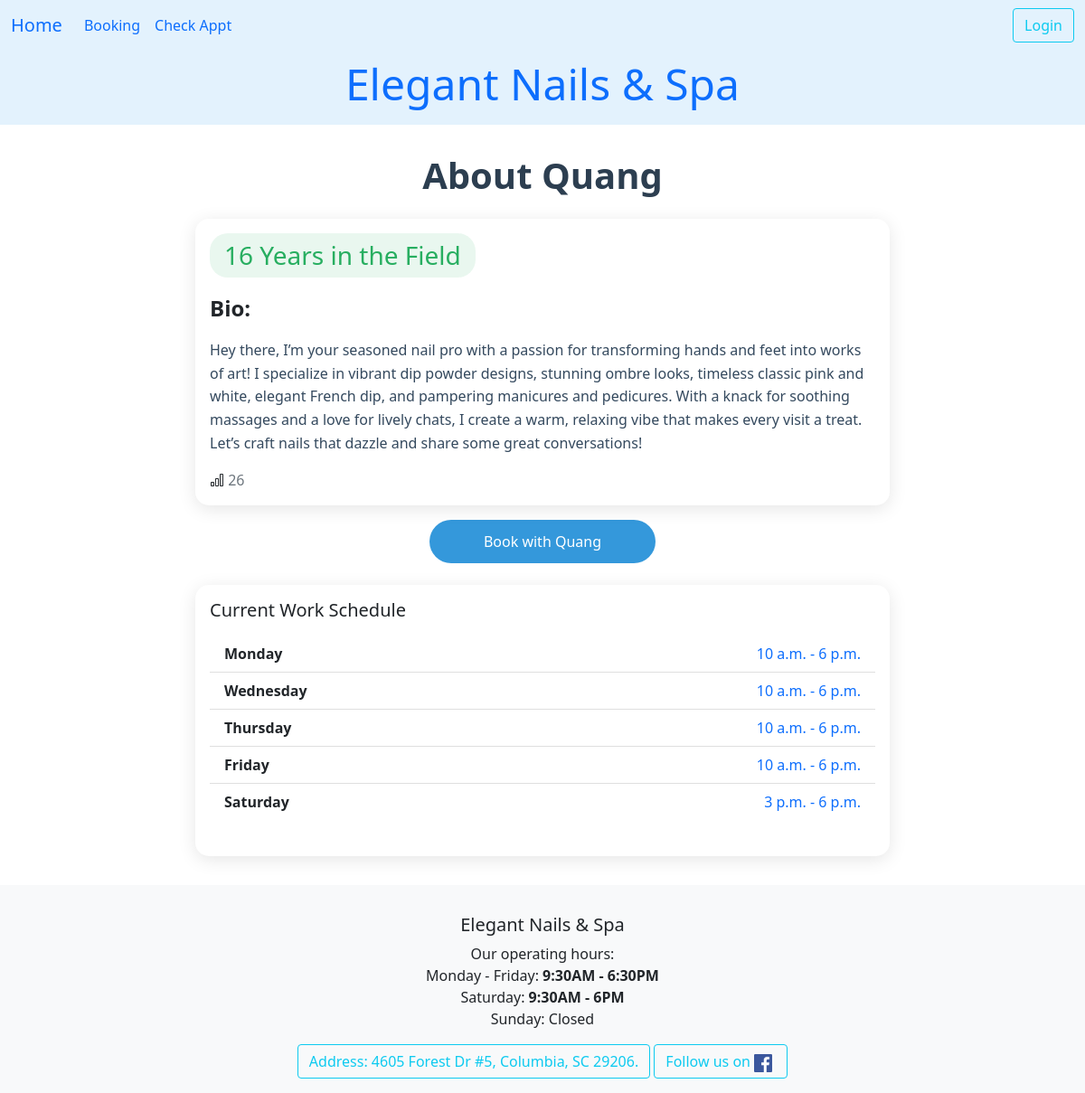
Page /ledger/employee/2/ on the earlier database version.
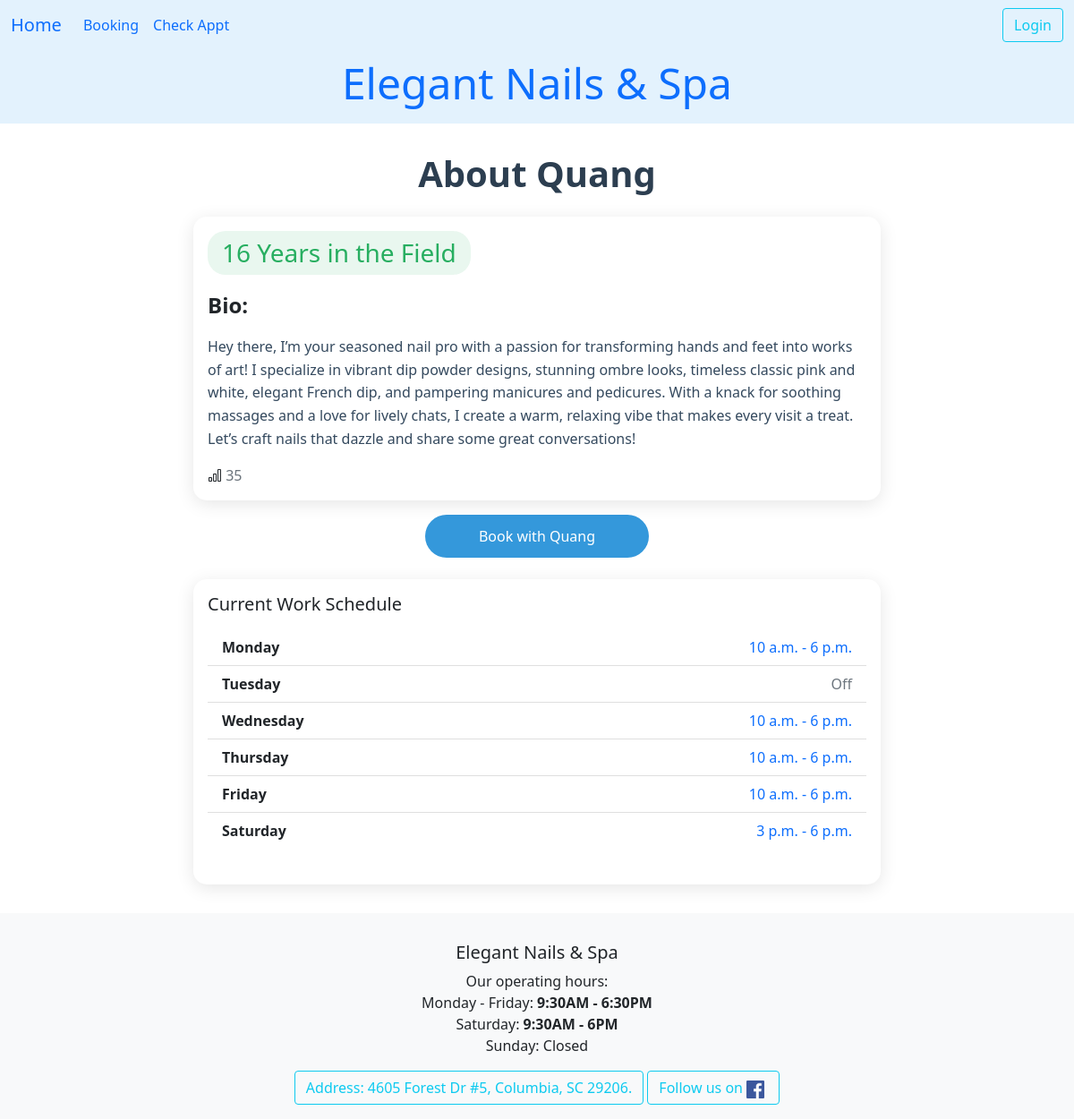
Same page on the later database version.
### ledger/models.py (models this page shows, shortened)
class Technician(models.Model):
    name = models.CharField(max_length=25)
    phone = PhoneNumberField()
    email = models.EmailField(max_length=40, null=True, blank=True)
    owner = models.ForeignKey(settings.AUTH_USER_MODEL, on_delete=models.DO_NOTHING)
    start_work_at = models.TimeField()
    end_work = models.TimeField()
    isWork = models.BooleanField(default=False)
    picture = models.ImageField(upload_to='tech_pictures/', null=True, editable=True)
    services = models.ManyToManyField("Service", blank=True, related_name="tech")
    time_come_in = models.DateTimeField(null=True)
    work_days = models.CharField(max_length=7, default="1111110", help_text="MTWTFSS: 1 for work, 0 for off")
    vacation_start = models.DateField(null=True, blank=True, help_text="Start vacation")
    vacation_end = models.DateField(null=True, blank=True, help_text="End vacation, back work!")
    date_go_work = models.DateField(null=True, blank=True)
    history = HistoricalRecords()
    hire_date = models.DateField(auto_now_add=True, help_text="Date when the technician was hired")
    experience = models.PositiveIntegerField(default=0, help_text="Years of experience in the field")
    bio = models.TextField(max_length=500, null=True, blank=True, help_text="Short bio about the technician")
    view_count = models.IntegerField(default=0)
    is_accept_booking = models.BooleanField(default=True, help_text="Is the technician accepting new bookings?")
    @property
    def get_experience(self):
        today = timezone.now().date()
        if not self.hire_date:
            return self.experience
        if self.hire_date > today:
            return self.experience
        total = self.experience
        gain = today.year - self.hire_date.year
        total = self.experience + gain
        return max(total, 0)
    def still_vacation(self):
        if self.vacation_end:
            return self.vacation_end > timezone.now().date()
        return False
    class Meta:
        unique_together = ('name','phone',)
        ordering = ['time_come_in','name']
    def get_absolute_url(self):
        return reverse("datHen:technician_detail", kwargs={"pk": self.pk})

class TechWorkDay(models.Model):
    tech = models.ForeignKey(Technician, on_delete=models.CASCADE)
    date = models.DateField(null=True, blank=True, help_text="Specific date for this work schedule. Leave blank for recurring weekly schedule.")
    start_time = models.TimeField(null=True, blank=True)
    end_time = models.TimeField(null=True, blank=True)
    day_of_week = models.IntegerField(choices=Day_Of_Week)
    is_working = models.BooleanField(default=True, null=True, blank=True)
    notes = models.CharField(max_length=250, null=True, blank=True, help_text="Optional notes for this work day (e.g., 'Morning shift only').")
    class Meta:
        constraints = [
            models.UniqueConstraint(fields=['tech', 'day_of_week',],
                                    condition=models.Q(date__isnull=True),
                                    name='unique_tech_date'),
            models.UniqueConstraint(fields=['tech', 'date'],
                                    condition=models.Q(date__isnull=False),
                                    name='unique_tech_date_specific'),
        ]

### ledger/views.py (the view)
# urls.py: path('ledger/employee/<int:pk>/', views.EmployeeBio.as_view(), name='employee_bio'),
class EmployeeBio(DetailView):
    template = "ledger/employee_bio.html"
    def get(self, request, pk):
        employee = get_object_or_404(Technician, id=pk)
        Technician.objects.filter(id=pk).update(view_count=F('view_count') + 1)
        work_days = TechWorkDay.objects.filter(tech=employee, date__isnull=True).order_by('day_of_week')
        context = {'employee': employee, 'work_days': work_days}
        return render(request, self.template, context)

### ledger/templates/ledger/employee_bio.html (shortened to what this page needs)
{% extends 'base.html' %}
{% load crispy_forms_tags %}
{% load crispy_forms_filters %}
{% block content %}
<div class="container profile-container">
    <h1 class="profile-header">About {{ employee.name | title }}    </h1>
    <div class="card profile-card">
        <div class="card-body">
            <h3 class="experience-badge">{{ employee.get_experience }} Years in the Field</h3>
            <p class="fs-4 fw-bold">Bio:</p>
            <p class="bio-section">{{ employee.bio }}</p>
            <i class="bi bi-bar-chart"></i><span class="text-sm-end text-secondary"> {{ employee.view_count }}</span>
        </div>
    </div>
    {% if employee.is_accept_booking %}
    <a href="{{ employee.get_absolute_url }}" class="text-decoration-none">
        <button class="book-button">Book with {{ employee.name | title }}</button>
    </a>
    {% endif %}
    <div class="card profile-card mt-4">
        <div class="card-body">
                    <h5 class="card-title mb-3">Current Work Schedule</h5>
                    {% if work_days %}
                    <ul class="list-group list-group-flush mb-4">
                        {% for work_day in work_days %}
                        <li class="list-group-item d-flex justify-content-between align-items-center">
                            <strong>{{ work_day.get_day_of_week_display }}</strong>
                            {% if work_day.is_working %}
                            <span class="text-primary">
                                {{ work_day.start_time }} - {{ work_day.end_time }}
                            </span>
                            {% else %}
                            <span class="text-muted">Off</span>
                            {% endif %}
                        </li>
                        {% endfor %}
                    </ul>
                    {% else %}
                    <p class="text-muted">No work days set.</p>
                    {% endif %}
        </div>
    </div>
</div>
{% endblock content %}

Differences in the rows shown:
changed Technician "Quang": view_count "26" → "35"
added TechWorkDay: day_of_week "Tuesday", is_working "Off"
